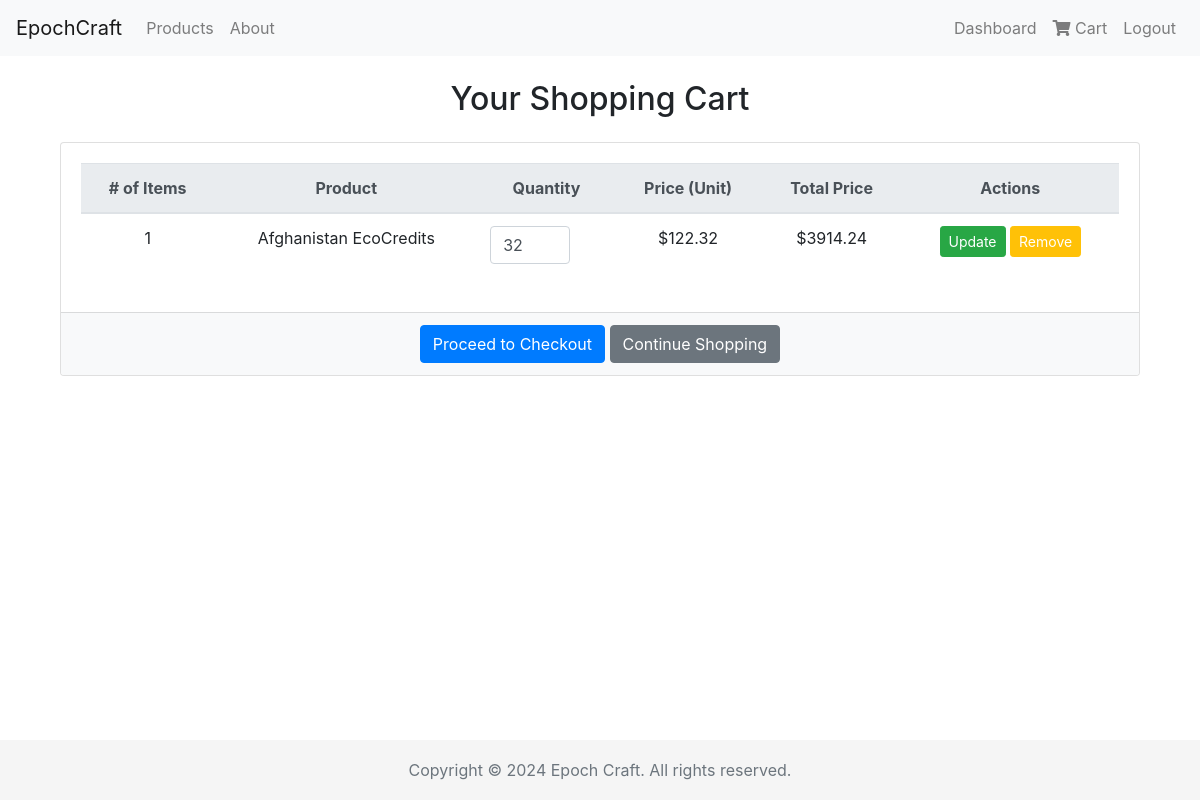
The page /cart/ (signed in) on the database as committed earlier.
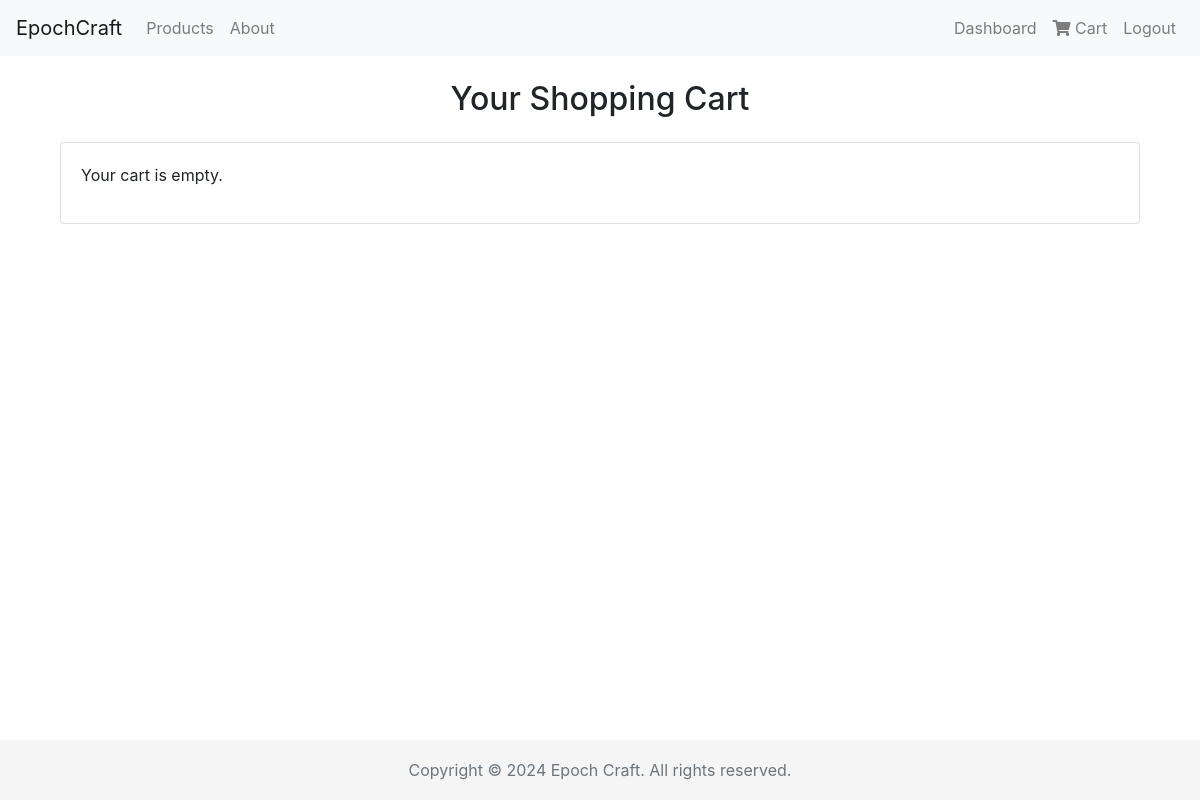
The same page on the database as committed later.
### cc_shop/models.py (models this page shows, shortened)
class CartItem(models.Model):
    cart = models.ForeignKey(Cart, on_delete=models.CASCADE, related_name='items')
    product = models.ForeignKey(Product, on_delete=models.CASCADE)
    quantity = models.IntegerField(default=1)

class Product(models.Model):
    country = models.ForeignKey(Country, on_delete=models.CASCADE, related_name='products')
    description = models.TextField()
    price = models.DecimalField(max_digits=10, decimal_places=2)
    type = models.CharField(max_length=50)  # Types could be like "Renewable Energy Credit", "Carbon Offset", etc.

class Country(models.Model):
    country_code = models.CharField(max_length=3, primary_key=True)
    country_name = models.CharField(max_length=100)
    def __str__(self):
        return self.country_name

### cc_shop/views.py (the view)
# urls.py: path('cart/', views.cart_detail, name='cart_detail'),
def cart_detail(request):
    try:
        cart = Cart.objects.get(user=request.user, active=True)  # Ensure that 'active' flag is checked if applicable
    except Cart.DoesNotExist:
        cart = None  # Optionally create a new cart here if one should always exist
    return render(request, 'cart_detail.html', {'cart': cart})

### cc_shop/templatetags/cart_tags.py (called while the page is built)
@register.filter
def multiply_and_round(value, arg):
    return round(value * arg, 2)

### cc_shop/templates/cart_detail.html (shortened to what this page needs)
{% extends 'base.html' %}
{% load custom_filters %}
{% load cart_tags %}
{% block content %}
<div class="container mt-4">
    <h2 class="text-center mb-4">Your Shopping Cart</h2>
    {% if cart.items.all %}
        <div class="card">
            <div class="card-body">
                <form action="{% url 'update_cart' %}" method="post">
                    <table class="table table-hover">
                        <thead class="thead-light">
                            <tr class="text-center">
                                <th># of Items</th>
                                <th>Product</th>
                                <th>Quantity</th>
                                <th>Price (Unit)</th>
                                <th>Total Price</th>
                                <th>Actions</th>
                            </tr>
                        </thead>
                        <tbody>
                            {% for item in cart.items.all %}
                            <tr class="text-center">
                                <td>{{ forloop.counter }}</td>
                                <td>{{ item.product.country }} EcoCredits</td>
                                <td>
                                    <input type="number" name="quantity-{{ item.id }}" value="{{ item.quantity }}" min="1" class="form-control" style="width: 80px;">
                                </td>
                                <td>${{ item.product.price }}</td>
                                <td>${{ item.quantity|multiply_and_round:item.product.price }}</td>
                                <td>
                                    <button type="submit" name="update" value="{{ item.id }}" class="btn btn-success btn-sm">Update</button>
                                    <a href="{% url 'remove_from_cart' item.id %}" class="btn btn-warning btn-sm text-white">Remove</a>
                                </td>
                            </tr>
                            {% endfor %}
                        </tbody>
                    </table>
                </form>
            </div>
            <div class="card-footer text-center bg-light">
                <a href="{% url 'checkout' %}" class="btn btn-primary">Proceed to Checkout</a>
                <a href="{% url 'list_products' %}" class="btn btn-secondary">Continue Shopping</a>
            </div>
        </div>
    {% else %}
        <div class="card">
            <div class="card-body">
                <p>Your cart is empty.</p>
            </div>
        </div>
    {% endif %}
</div>
{% endblock %}

Rows that differ between the two databases and show on the page:
removed CartItem: product.country "Afghanistan", quantity "32", product.price "122.32", quantity|multiply_and_round "3914.24", {{ item.id }} 4 (drawn)
Other text that changed with them:
text no longer shown: "# of Items Product Quantity Price (Unit) Total Price Actions Proceed to Checkout Continue Shopping"
text now shown: "Your cart is empty."
